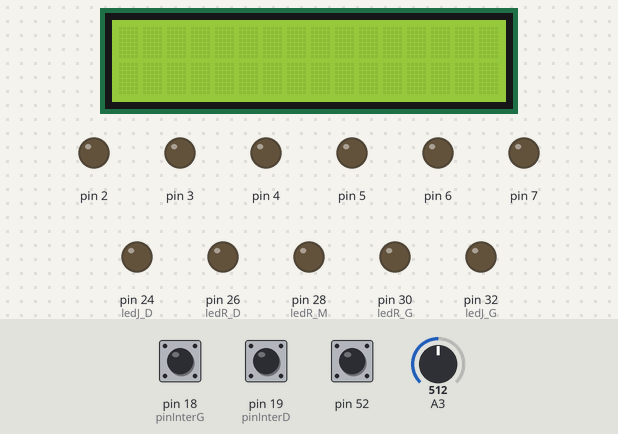
Bench run of a sketch on a simulated Arduino Mega 2560, built with avr-gcc and run on an emulated ATmega2560. On the bench: 16×2 character LCD, output pins drawn as LEDs (lit = HIGH). Inputs (shaded band) come from the test bench; at power-on: pin 52 HIGH, pin 18 (pinInterG) HIGH, pin 19 (pinInterD) HIGH, A3 = 512.

Above: at 1.2 s.
1.3 s: pin 52 pulled LOW for 1.2 s
At 3.2 s:
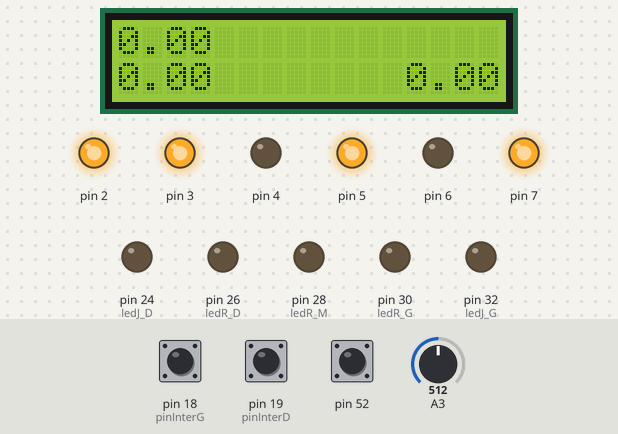
At 11.7 s:
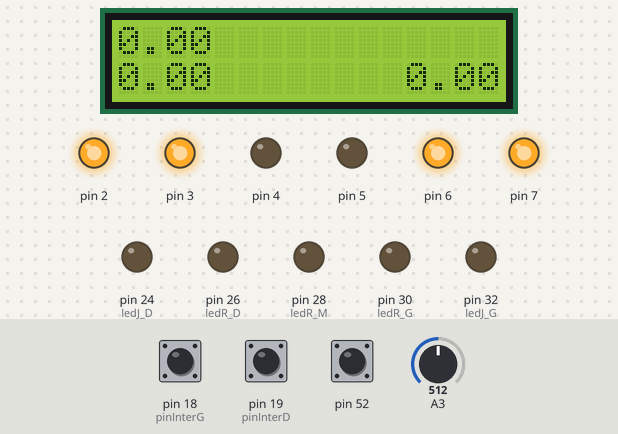
Timing chart, 0 to 15.9 s (numbered marks = the images above; inputs shaded):
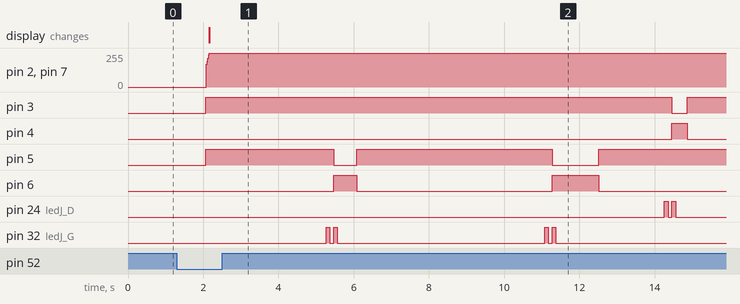

The sketch:

Trajectoire.ino
```cpp
#include<TimerOne.h>
#include <LiquidCrystal.h>
#include <math.h>

const int rs = 33, en = 35, d4 = 37, d5 = 39, d6 = 41, d7 = 43;
LiquidCrystal lcd(rs, en, d4, d5, d6, d7);

float temps=0;
unsigned int d=0;

const int ledJ_G=32;
const int ledJ_D=24;
const int ledR_G=30;
const int ledR_M=28;
const int ledR_D=26;

int asser=0;
int bouton=0;

float tension=0;
int valeur=0;

const int pinInterG=18;
const int pinInterD=19;

volatile float ticCodeurG=0.;
volatile float ticCodeurD=0.;
volatile float ticG=0.;
volatile float ticD=0.;

volatile float vitesseG=0.;
volatile float vitesseD=0.;
volatile float vitessePG=0.;
volatile float vitessePD=0.;

const float D_Roue=6.4;
const float pi = 3.14159;
volatile float vit_Depl=0.;

float Gmax=300;
volatile float tauI=50;

volatile float consigne=0.;

volatile float erreurG=0.;
volatile int commandeG=0;

volatile float sommeEG=0.;
volatile float erreurD=0.;
volatile int commandeD=0;

volatile float sommeED=0.;

void setup()
{
  Serial.begin(115200);
  lcd.begin(16, 2);

  pinMode(52,INPUT_PULLUP);
  pinMode(ledJ_G,OUTPUT);
  pinMode(ledJ_D,OUTPUT);
  pinMode(ledR_G,OUTPUT);
  pinMode(ledR_M,OUTPUT);
  pinMode(ledR_D,OUTPUT);

  // Compteur tics codeurs de la roue gauche
  pinMode(pinInterG, INPUT_PULLUP);
  attachInterrupt(digitalPinToInterrupt(pinInterG), CompteurG, RISING);

  //Compteur tics codeurs de la roue droite
  pinMode(pinInterD, INPUT_PULLUP);
  attachInterrupt(digitalPinToInterrupt(pinInterD), CompteurD, RISING);

  // Asservissement
  Timer1.initialize(20000);
  Timer1.attachInterrupt(Asservissement);
}
void CompteurG()
{
  ticCodeurG++;
}

void CompteurD()
{
  ticCodeurD++;
}

void Asservissement()
{ if( asser==1)
  {


  vitessePG=vit_Depl;


  ticG=ticCodeurG;
  ticD=ticCodeurD;
  ticCodeurG=0;
  ticCodeurD=0;

  //Vitesse roue gauche
  vitesseG=(ticG/990.0)/0.02;
  lcd.setCursor(12,1);
  lcd.print(vitesseG);

  // Vitesse roue droite
  vitesseD=(ticD/990.0)/0.02;
  lcd.setCursor(0,1);
  lcd.print(vitesseD);

  // Vitesse déplacement
  vit_Depl=((ticD/990.0)*D_Roue*pi)/0.02;
  lcd.setCursor(0,0);
  lcd.print(vit_Depl);
  lcd.setCursor(5,0);

  // Asservissement roue gauche
  erreurG=consigne-vitesseG; //composante P
  sommeEG += erreurG; // composante I
  commandeG=Gmax*erreurG+tauI*sommeEG; // asservissement pi

  // Limitation de la commande entre 0 et 255
  if(commandeG>255)
    commandeG=255;
  else if (commandeG<0)
    commandeG=0;

  // Asservissement roue droite
  erreurD=consigne-vitesseD; //composante P
  sommeED += erreurD; // composante I
  commandeD=Gmax*erreurD+tauI*sommeED; // asservissement pi

  // Limitation de la commande entre 0 et 255
  if(commandeD>255)
    commandeD=255;
  else if (commandeD<0)
    commandeD=0;

  // Application de la commande sur les moteurs
  analogWrite(2,commandeD);
  analogWrite(7,commandeG);

  // Activation des feux stop
  if (vitessePG>vit_Depl+5)
    {
      digitalWrite(ledR_G,HIGH);
      digitalWrite(ledR_M,HIGH);
      digitalWrite(ledR_D,HIGH);
    }
    else
    {
      digitalWrite(ledR_G,LOW);
      digitalWrite(ledR_M,LOW);
      digitalWrite(ledR_D,LOW);
    }

  }

}

void avance()
{

  // Sens de rotation roue droite
  analogWrite(3,255);
  analogWrite(4,0);

  // Sens de rotation roue gauche
  analogWrite(5,255);
  analogWrite(6,0);

}

void recule()
{
  // Sens de rotation roue droite
  analogWrite(3,0);
  analogWrite(4,255);

  // Sens de rotation roue gauche
  analogWrite(5,0);
  analogWrite(6,255);
}

void gauche()
{

  // Sens de rotation roue droite
  analogWrite(3,255);
  analogWrite(4,0);

  // Sens de rotation roue gauche
  analogWrite(5,0);
  analogWrite(6,255);

  // Clignotant gauche
  digitalWrite(ledJ_G,HIGH);
  delay(100);
  digitalWrite(ledJ_G,LOW);
  delay(100);

}

void droite()
{

  // Sens de rotation roue droite
  analogWrite(3,0);
  analogWrite(4,255);

  // Sens de rotation roue gauche
  analogWrite(5,255);
  analogWrite(6,0);

  // Clignotant droit
  digitalWrite(ledJ_D,HIGH);
  delay(100);
  digitalWrite(ledJ_D,LOW);
  delay(100);

}
void stop()
{
  // Arrêt des moteurs
  analogWrite(2,0);
  analogWrite(7,0);

  // Sens de rotation roue droite
  analogWrite(3,255);
  analogWrite(4,0);

  // Sens de rotation roue gauche
  analogWrite(6,0);
  analogWrite(5,255);

  // Allumage des feux stop
  digitalWrite(ledR_G,HIGH);
  digitalWrite(ledR_M,HIGH);
  digitalWrite(ledR_D,HIGH);

}

void clignotantD()
{
  digitalWrite(ledJ_D,HIGH);
  delay(100);
  digitalWrite(ledJ_D,LOW);
  delay(100);
}
void clignotantG()
{
  digitalWrite(ledJ_G,HIGH);
  delay(100);
  digitalWrite(ledJ_G,LOW);
  delay(100);
}

void delais(float a)
{
  // calcul du temps pour tourner en fonction d'un angle a donné
  temps = (a / (2 * pi * consigne)) * 1000;
  d = roundf(temps)-50;
  delay(d);
}
void loop()
{
  // Calcul de la consigne en fonction de la position du potentiomètre
  tension=(analogRead(3)*5)/1023;
  consigne=tension*255./5.;
  consigne=consigne*1.21/255; // 1.21 = vitesse max des roues

  // Activation des moteurs après appui sur le bouton
  bouton=digitalRead(52);
  if (bouton==0)
  {
    asser=1;

    avance();
    delay(3200);
    clignotantG();
    gauche();
    delais(1.4);
    avance();
    delay(5000);
    clignotantG();
    gauche();
    delais(3.3);
    avance();
    delay(1750);
    clignotantD();
    droite();
    delais(0.8);
    avance();
    delay(5300);
    stop();

  }

  else
  {
    asser=0;
    // Activation des feux stop à la fin de la trajectoire
    delay(1000);
    digitalWrite(ledR_G,LOW);
    digitalWrite(ledR_M,LOW);
    digitalWrite(ledR_D,LOW);

    // Remise à zéro de l'asservissement
    erreurD=0.;
    sommeED =0.;
    commandeD=0;
    erreurG=0.;
    sommeED =0.;
    commandeD=0;
  }
}
```

Measured:
- after the input at 1.3 s, pin 2: 0/255 → 255/255 after 0.79 s; pin 3: LOW → HIGH after 0.76 s, → LOW 12.4 s later, → HIGH 0.41 s later
